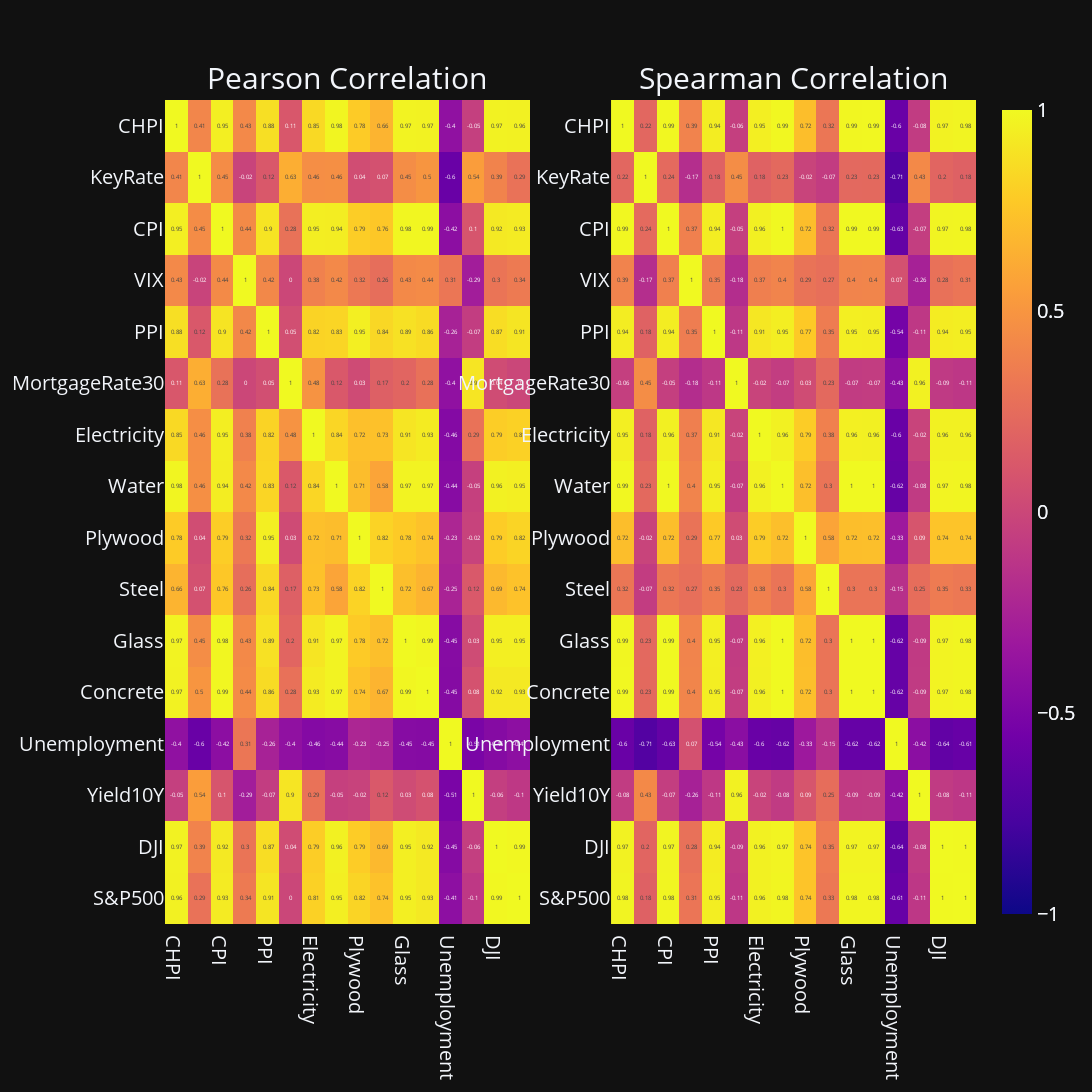

The notebook cell this image was saved under:
### Code cell
# Linear and nonlinear correlations for main variables
fun.heatmap(data[data.columns[~data.columns.str.contains('week_logdyn')]])

### Figure 1 — Plotly figure (JSON) as saved in the notebook; plotly's stock layout.template omitted (floating-point values rounded to 4 significant figures; data arrays with more than 128 entries replaced by an {"elided": "..."} marker saying what was removed)
{"data": [{"text": {"elided": "16x16 float values"}, "texttemplate": "%{text}", "type": "heatmap", "x": ["CHPI", "KeyRate", "CPI", "VIX", "PPI", "MortgageRate30", "Electricity", "Water", "Plywood", "Steel", "Glass", "Concrete", "Unemployment", "Yield10Y", "DJI", "S&P500"], "xaxis": "x", "y": ["S&P500", "DJI", "Yield10Y", "Unemployment", "Concrete", "Glass", "Steel", "Plywood", "Water", "Electricity", "MortgageRate30", "PPI", "VIX", "CPI", "KeyRate", "CHPI"], "yaxis": "y", "z": {"elided": "16x16 float values"}, "zmax": 1, "zmin": -1}, {"text": {"elided": "16x16 float values"}, "texttemplate": "%{text}", "type": "heatmap", "x": ["CHPI", "KeyRate", "CPI", "VIX", "PPI", "MortgageRate30", "Electricity", "Water", "Plywood", "Steel", "Glass", "Concrete", "Unemployment", "Yield10Y", "DJI", "S&P500"], "xaxis": "x2", "y": ["S&P500", "DJI", "Yield10Y", "Unemployment", "Concrete", "Glass", "Steel", "Plywood", "Water", "Electricity", "MortgageRate30", "PPI", "VIX", "CPI", "KeyRate", "CHPI"], "yaxis": "y2", "z": {"elided": "16x16 float values"}, "zmax": 1, "zmin": -1}], "layout": {"annotations": [{"font": {"size": 30}, "showarrow": false, "text": "Pearson Correlation", "x": 0.225, "xanchor": "center", "xref": "paper", "y": 1, "yanchor": "bottom", "yref": "paper"}, {"font": {"size": 30}, "showarrow": false, "text": "Spearman Correlation", "x": 0.775, "xanchor": "center", "xref": "paper", "y": 1, "yanchor": "bottom", "yref": "paper"}], "font": {"size": 20}, "height": 1600, "showlegend": false, "width": 3200, "xaxis": {"anchor": "y", "domain": [0, 0.45]}, "xaxis2": {"anchor": "y2", "domain": [0.55, 1]}, "yaxis": {"anchor": "x", "domain": [0, 1]}, "yaxis2": {"anchor": "x2", "domain": [0, 1]}}}
